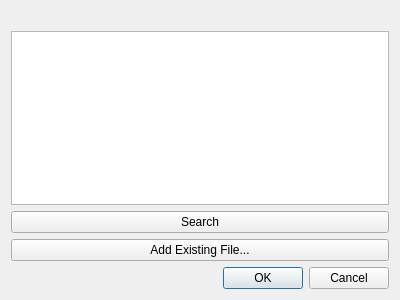
<?xml version="1.0" encoding="UTF-8"?>
<ui version="4.0">
 <class>AddArtworkDialog</class>
 <widget class="QDialog" name="AddArtworkDialog">
  <property name="geometry">
   <rect>
    <x>0</x>
    <y>0</y>
    <width>400</width>
    <height>300</height>
   </rect>
  </property>
  <property name="windowTitle">
   <string>Dialog</string>
  </property>
  <layout class="QGridLayout" name="gridLayout">
   <item row="1" column="0">
    <widget class="QListWidget" name="artworkListWidget"/>
   </item>
   <item row="2" column="0">
    <widget class="QPushButton" name="artSearchPushButton">
     <property name="text">
      <string>Search</string>
     </property>
    </widget>
   </item>
   <item row="4" column="0">
    <widget class="QDialogButtonBox" name="buttonBox">
     <property name="orientation">
      <enum>Qt::Horizontal</enum>
     </property>
     <property name="standardButtons">
      <set>QDialogButtonBox::Cancel|QDialogButtonBox::Ok</set>
     </property>
    </widget>
   </item>
   <item row="0" column="0" alignment="Qt::AlignHCenter">
    <widget class="QLabel" name="artPreviewLabel">
     <property name="minimumSize">
      <size>
       <width>0</width>
       <height>0</height>
      </size>
     </property>
     <property name="maximumSize">
      <size>
       <width>200</width>
       <height>200</height>
      </size>
     </property>
     <property name="text">
      <string/>
     </property>
    </widget>
   </item>
   <item row="3" column="0">
    <widget class="QPushButton" name="findExistingArtButton">
     <property name="text">
      <string>Add Existing File...</string>
     </property>
    </widget>
   </item>
  </layout>
 </widget>
 <resources/>
 <connections>
  <connection>
   <sender>buttonBox</sender>
   <signal>accepted()</signal>
   <receiver>AddArtworkDialog</receiver>
   <slot>accept()</slot>
   <hints>
    <hint type="sourcelabel">
     <x>248</x>
     <y>254</y>
    </hint>
    <hint type="destinationlabel">
     <x>157</x>
     <y>274</y>
    </hint>
   </hints>
  </connection>
  <connection>
   <sender>buttonBox</sender>
   <signal>rejected()</signal>
   <receiver>AddArtworkDialog</receiver>
   <slot>reject()</slot>
   <hints>
    <hint type="sourcelabel">
     <x>316</x>
     <y>260</y>
    </hint>
    <hint type="destinationlabel">
     <x>286</x>
     <y>274</y>
    </hint>
   </hints>
  </connection>
 </connections>
</ui>
